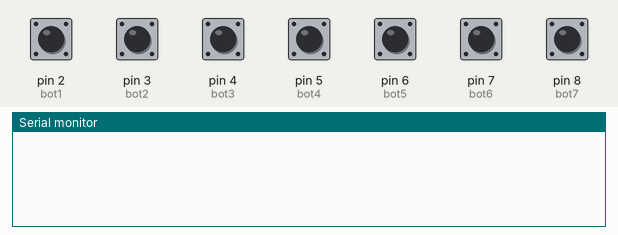
A sketch run on a simulated Arduino Uno, built with avr-gcc and run on an emulated ATmega328P. Shown: the last lines printed to the serial monitor. Inputs (shaded band) come from the test bench; at power-on: pin 2 (bot1), pin 3 (bot2), pin 4 (bot3), pin 5 (bot4), pin 6 (bot5), pin 7 (bot6), pin 8 (bot7) LOW.

Above: at 1.2 s.
1.3 s: pin 2 (bot1) pulled HIGH for 0.15 s
At 2.6 s:
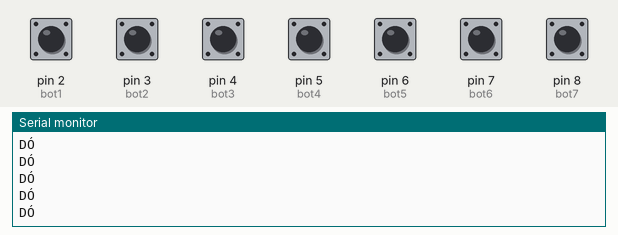
2.9 s: pin 3 (bot2) pulled HIGH for 0.15 s
At 4.0 s:
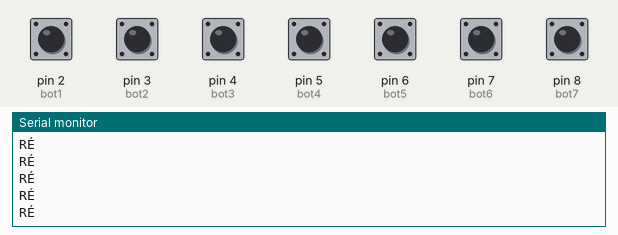
4.5 s: pin 4 (bot3) pulled HIGH for 0.15 s
At 5.3 s:
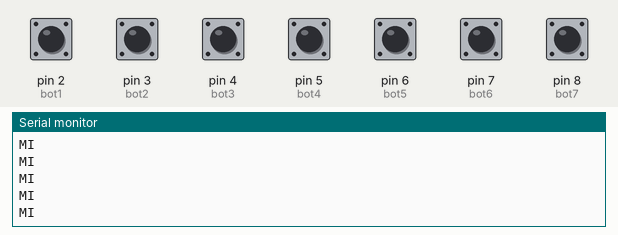
6.1 s: pin 5 (bot4) pulled HIGH for 0.15 s
At 7.4 s:
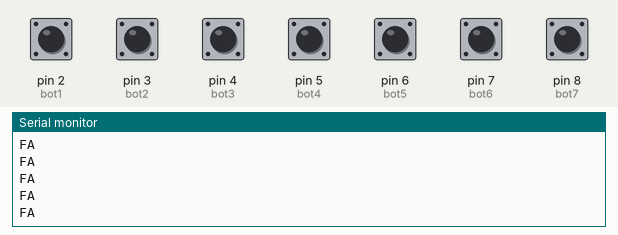
7.7 s: pin 6 (bot5) pulled HIGH for 0.15 s
At 8.9 s:
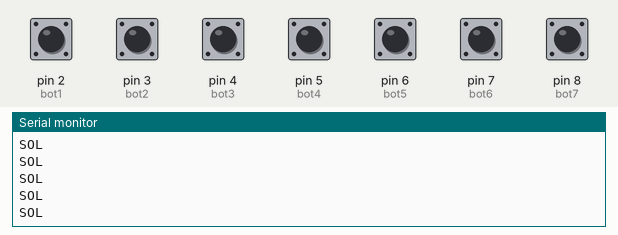
9.3 s: pin 7 (bot6) pulled HIGH for 0.15 s
At 10.2 s:
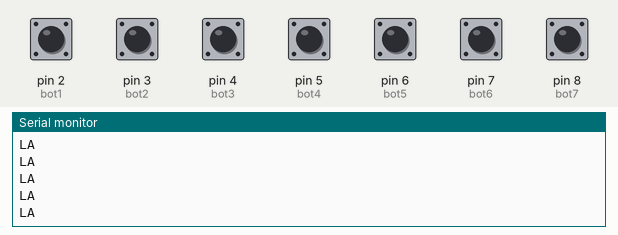

Measured:
- after the input at 1.3 s, the serial monitor: prints a new line at once (image 1)
- after the input at 2.9 s, the serial monitor: prints a new line at once (image 2)
- after the input at 4.5 s, the serial monitor: prints a new line at once (image 3)
- after the input at 6.1 s, the serial monitor: prints a new line at once (image 4)
- after the input at 7.7 s, the serial monitor: prints a new line at once (image 5)
- after the input at 9.3 s, the serial monitor: prints a new line at once (image 6)

The sketch:

codigo.ino
```cpp
const int bot1 = 2;
const int bot2 = 3;
const int bot3 = 4;
const int bot4 = 5;
const int bot5 = 6;
const int bot6 = 7;
const int bot7 = 8;

void setup()
{
  pinMode(bot1, INPUT);
   Serial.begin(9600);
  pinMode(bot2, INPUT);
   Serial.begin(9600);
  pinMode(bot3, INPUT);
   Serial.begin(9600);
  pinMode(bot4, INPUT);
   Serial.begin(9600);
  pinMode(bot6, INPUT);
   Serial.begin(9600);
  pinMode(bot7, INPUT);
   Serial.begin(9600);
}

int var1;
int var2;
int var3;
int var4;
int var5;
int var6;
int var7;

void loop()
{
  var1 = digitalRead(bot1);
  var2 = digitalRead(bot2);
  var3 = digitalRead(bot3);
  var4 = digitalRead(bot4);
  var5 = digitalRead(bot5);
  var6 = digitalRead(bot6);
  var7 = digitalRead(bot7);

  if(var1){
    Serial.println("DÓ");
  }
  if(var2){
    Serial.println("RÉ");
  }
  if(var3){
    Serial.println("MI");
  }
  if(var4){
    Serial.println("FA");
  }
  if(var5){
    Serial.println("SOL");
  }
  if(var6){
    Serial.println("LA");
  }
  if(var7){
    Serial.println("SI");
  }
}
```
